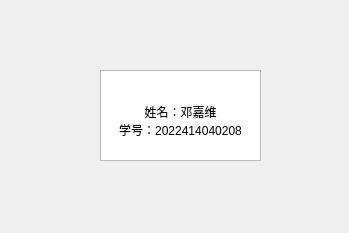
<?xml version="1.0" encoding="UTF-8"?>
<ui version="4.0">
 <class>about</class>
 <widget class="QWidget" name="about">
  <property name="geometry">
   <rect>
    <x>0</x>
    <y>0</y>
    <width>349</width>
    <height>233</height>
   </rect>
  </property>
  <property name="windowTitle">
   <string>Form</string>
  </property>
  <widget class="QTextEdit" name="textEdit">
   <property name="geometry">
    <rect>
     <x>100</x>
     <y>70</y>
     <width>161</width>
     <height>91</height>
    </rect>
   </property>
   <property name="html">
    <string>&lt;!DOCTYPE HTML PUBLIC &quot;-//W3C//DTD HTML 4.0//EN&quot; &quot;http://www.w3.org/TR/REC-html40/strict.dtd&quot;&gt;
&lt;html&gt;&lt;head&gt;&lt;meta name=&quot;qrichtext&quot; content=&quot;1&quot; /&gt;&lt;meta charset=&quot;utf-8&quot; /&gt;&lt;style type=&quot;text/css&quot;&gt;
p, li { white-space: pre-wrap; }
hr { height: 1px; border-width: 0; }
li.unchecked::marker { content: &quot;\2610&quot;; }
li.checked::marker { content: &quot;\2612&quot;; }
&lt;/style&gt;&lt;/head&gt;&lt;body style=&quot; font-family:'Microsoft YaHei UI'; font-size:9pt; font-weight:400; font-style:normal;&quot;&gt;
&lt;p align=&quot;center&quot; style=&quot;-qt-paragraph-type:empty; margin-top:0px; margin-bottom:0px; margin-left:0px; margin-right:0px; -qt-block-indent:0; text-indent:0px;&quot;&gt;&lt;br /&gt;&lt;/p&gt;
&lt;p align=&quot;center&quot; style=&quot;-qt-paragraph-type:empty; margin-top:0px; margin-bottom:0px; margin-left:0px; margin-right:0px; -qt-block-indent:0; text-indent:0px;&quot;&gt;&lt;br /&gt;&lt;/p&gt;
&lt;p align=&quot;center&quot; style=&quot; margin-top:0px; margin-bottom:0px; margin-left:0px; margin-right:0px; -qt-block-indent:0; text-indent:0px;&quot;&gt;姓名：邓嘉维&lt;/p&gt;
&lt;p align=&quot;center&quot; style=&quot; margin-top:0px; margin-bottom:0px; margin-left:0px; margin-right:0px; -qt-block-indent:0; text-indent:0px;&quot;&gt;学号：2022414040208&lt;/p&gt;&lt;/body&gt;&lt;/html&gt;</string>
   </property>
  </widget>
 </widget>
 <resources/>
 <connections/>
</ui>
